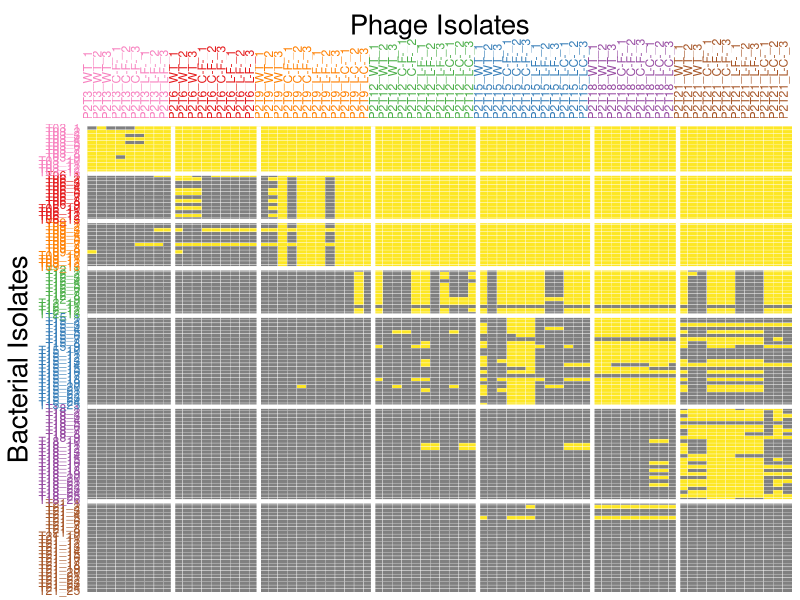
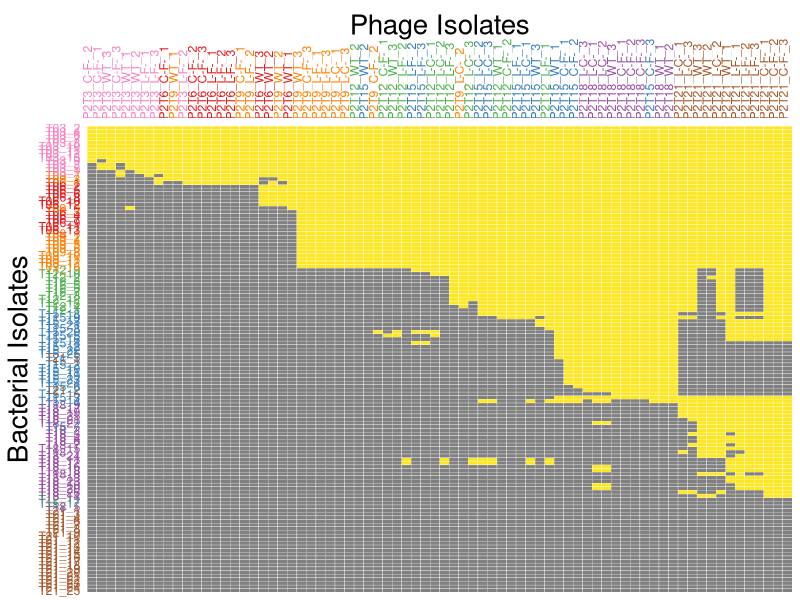
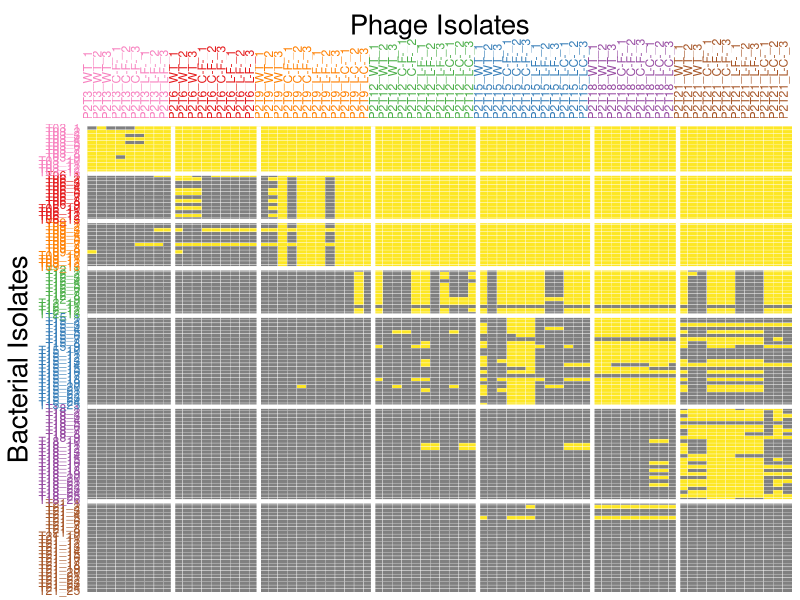
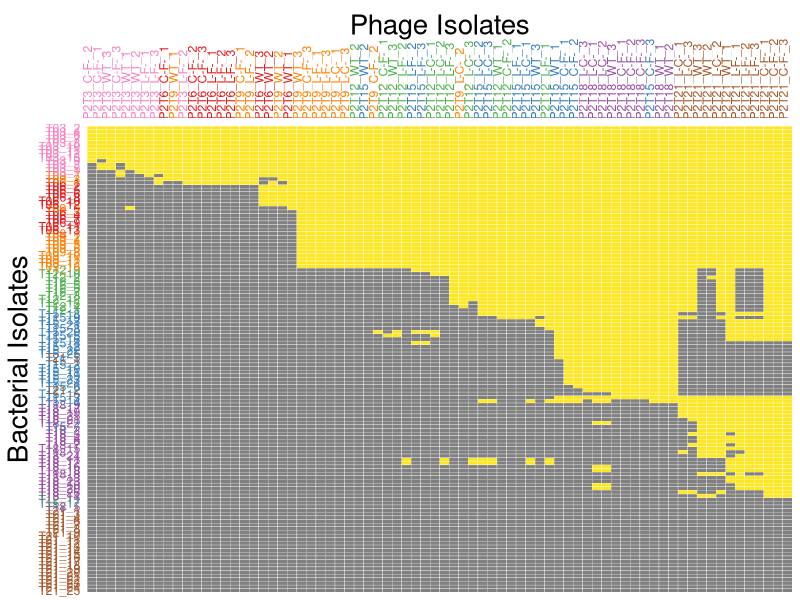

Recreate these plots in R, in order.
# Figure 1 Panel A plot script ####

library(ggplot2) 
library(ggpubr)
library(dplyr)
library(tidyverse)
library(ade4)
library(viridis)
#library(NatParksPalettes)

setwd("ClinicalTraining/Manuscript/Ext Fig 2")
RColorBrewer::brewer.pal(8,'Set1')
colores <- c("#808080ff","#FDE725FF")
names(colores) <- c("No","Yes")
timecolors <- c("#F781BF","#E41A1C","#FF7F00","#4DAF4A","#377EB8","#984EA3","#A65628")


b_list <- read.csv(file = "strainlist-bacteria.csv")
p_list <- subset(read.csv(file = "strainlist-phage.csv"), Phage != 'P2T12_C-F-_3')

b_colors <- timecolors
names(b_colors) <- levels(b_list$Color)
p_colors <- timecolors
names(p_colors) <- levels(p_list$Color)

# Panel A ####
rawdat <- read.csv(file = "22-06-09_data_21d_long.csv")
rawdat2 <- rawdat
# Reorder ####
rawdat2$Bacteria <- str_replace(rawdat2$Bacteria, 'T3_', 'T03_')
rawdat2$Bacteria <- str_replace(rawdat2$Bacteria, 'T6_', 'T06_')
rawdat2$Bacteria <- str_replace(rawdat2$Bacteria, 'T9_', 'T09_')
# Order phages by order in df
rawdat2$Phage <- factor(rawdat2$Phage, levels = unique(rawdat2$Phage))
rawdat2$Bacteria <- factor(rawdat2$Bacteria, levels = unique(rawdat2$Bacteria))

# HEATMAP ####
rawdat2$Status[rawdat2$Status == '0'] <- "No"
rawdat2$Status[rawdat2$Status == '1'] <- "Yes"
heatmap <- ggplot(rawdat2, aes(y=Bacteria, x=Phage, fill=as.factor(Status))) +
  geom_tile(color = 'white', size = 0.1) +
  scale_fill_manual(values = colores) +
  scale_x_discrete(position = 'top', expand = c(0,0)) +
  scale_y_discrete(limits = rev, expand = c(0,0)) +
  xlab("Phage Isolates") + ylab("Bacterial Isolates") +
  theme(panel.background = element_blank(),
        legend.position = 'none',
        axis.title.x=element_text(size=20),
        axis.title.y=element_text(size=20),
        axis.text.x=element_text(color = p_colors[p_list$Color], angle = 90, hjust = 0),
        axis.text.y=element_text(color = b_colors[rev(b_list$Color)]),
        axis.ticks=element_blank()) +
  geom_vline(xintercept = c(9.5,18.5,30.5,41.5,53.5,62.5), color = 'white', size = 1.5) +
  geom_hline(yintercept = c(25.5,51.5,76.5,89.5,102.5,115.5), color = 'white', size = 1.5)
heatmap
ggsave('PanelA.pdf', heatmap, height = 16, width = 10)

# Panel B Brim Matrix ####
brimdat <- read.csv("23-03-07_brimdat_long.csv")

brimdat$Bacteria <- str_replace(brimdat$Bacteria, 'T3_', 'T03_')
brimdat$Bacteria <- str_replace(brimdat$Bacteria, 'T6_', 'T06_')
brimdat$Bacteria <- str_replace(brimdat$Bacteria, 'T9_', 'T09_')
# Order phages by order in df
brimdat$Phage <- factor(brimdat$Phage, levels = unique(brimdat$Phage))
brimdat$Bacteria <- factor(brimdat$Bacteria, levels = unique(brimdat$Bacteria))

brim_blist <- data_frame(unique(brimdat$Bacteria))
brim_blist$Color <- 0
colnames(brim_blist)[1] <- 'Bacteria'
brim_blist$Color[match(b_list$Bacteria, brim_blist$Bacteria)] <- b_list$Color

brim_plist <- data_frame(unique(brimdat$Phage))
brim_plist$Color <- 0
colnames(brim_plist)[1] <- 'Phage'
brim_plist$Color[match(p_list$Phage, brim_plist$Phage)] <- p_list$Color

# HEATMAP ####
brimdat$Status[brimdat$Status == '0'] <- "No"
brimdat$Status[brimdat$Status == '1'] <- "Yes"
brim_heatmap <- ggplot(brimdat, aes(y=Bacteria, x=Phage, fill=as.factor(Status))) +
  geom_tile(color = 'white', size = 0.1) +
  scale_fill_manual(values = colores) +
  scale_x_discrete(position = 'top', expand = c(0,0)) +
  scale_y_discrete(limits = rev, expand = c(0,0)) +
  xlab("Phage Isolates") + ylab("Bacterial Isolates") +
  theme(panel.background = element_blank(),
        legend.position = 'none',
        axis.title.x=element_text(size=20),
        axis.title.y=element_text(size=20),
        axis.text.x=element_text(color = p_colors[brim_plist$Color], angle = 90, hjust = 0),
        axis.text.y=element_text(color = b_colors[rev(brim_blist$Color)]),
        axis.ticks=element_blank())
brim_heatmap
ggsave('PanelB.pdf', brim_heatmap, height = 16, width = 10)

setdiff(brim_plist$Phage, rawdat2$Phage)
